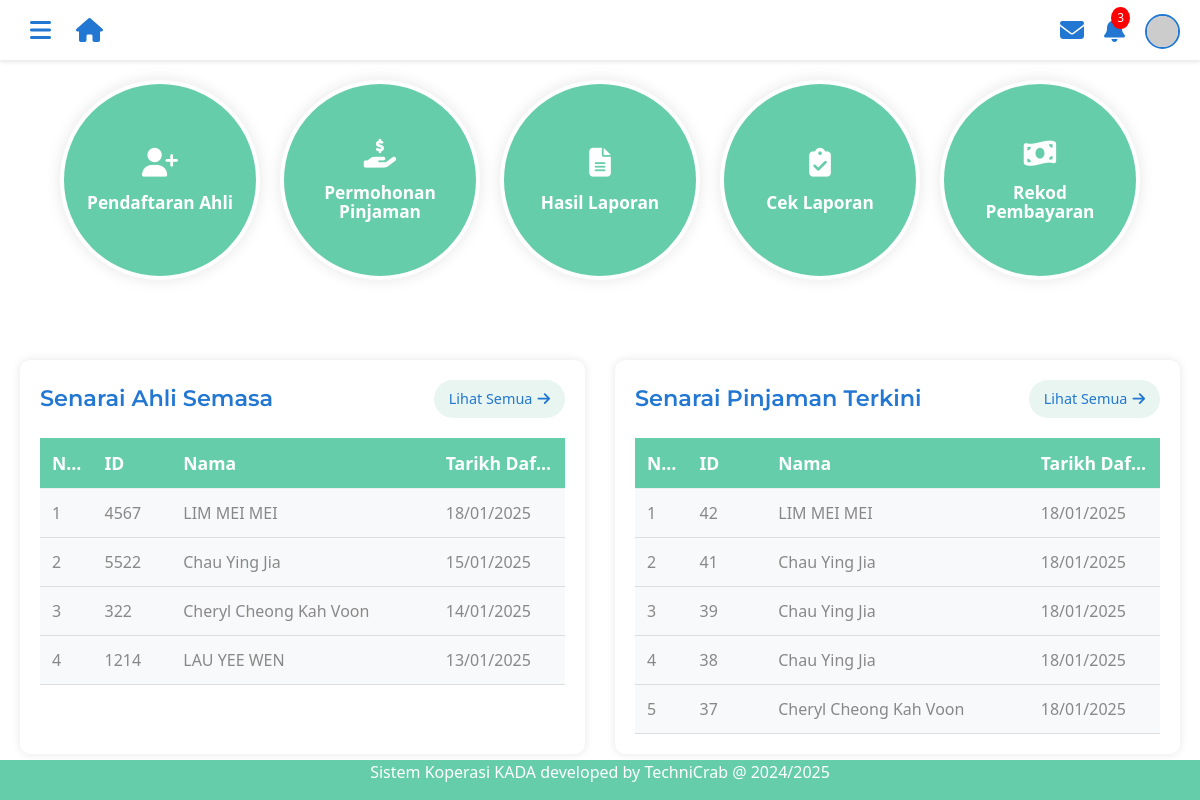
Page /adminmainpage.php (signed in) on the committed database.
### tables this page shows
CREATE TABLE `tb_member` (
  `employeeID` int(4) NOT NULL,
  `memberName` varchar(255) NOT NULL,
  `email` varchar(255) DEFAULT NULL COMMENT 'Email address',
  `ic` varchar(20) NOT NULL,
  `maritalStatus` varchar(20) NOT NULL,
  `sex` varchar(10) DEFAULT NULL,
  `religion` varchar(50) DEFAULT NULL,
  `nation` varchar(50) DEFAULT NULL,
  `no_pf` varchar(50) DEFAULT NULL,
  `position` varchar(100) DEFAULT NULL COMMENT 'Job position',
  `phoneNumber` varchar(20) DEFAULT NULL COMMENT 'Primary contact number',
  `phoneHome` varchar(20) DEFAULT NULL COMMENT 'Home contact number',
  `monthlySalary` decimal(10,2) DEFAULT NULL COMMENT 'Monthly salary amount',
  `created_at` timestamp NOT NULL DEFAULT current_timestamp(),
  `updated_at` timestamp NOT NULL DEFAULT current_timestamp() ON UPDATE current_timestamp()
);

CREATE TABLE `tb_loan` (
  `loanType` varchar(30) NOT NULL,
  `loanID` int(11) NOT NULL,
  `loanApplicationID` int(11) NOT NULL,
  `employeeID` int(4) NOT NULL,
  `amountRequested` decimal(10,2) NOT NULL COMMENT 'amount that want to pinjam',
  `financingPeriod` int(11) NOT NULL,
  `monthlyInstallments` decimal(10,2) NOT NULL,
  `employerName` varchar(100) NOT NULL,
  `employerIC` varchar(14) NOT NULL,
  `basicSalary` decimal(10,2) NOT NULL,
  `netSalary` decimal(10,2) NOT NULL,
  `basicSalaryFile` varchar(255) NOT NULL,
  `netSalaryFile` varchar(255) NOT NULL,
  `balance` decimal(10,2) DEFAULT NULL,
  `created_at` timestamp NOT NULL DEFAULT current_timestamp(),
  `updated_at` timestamp NOT NULL DEFAULT current_timestamp() ON UPDATE current_timestamp()
);

### adminmainpage.php (the view, shortened to what this page needs)
<!DOCTYPE html>
<html lang="en">
<head>
  <link href="css/bootstrap.min (1).css" rel="stylesheet">
  <link rel="stylesheet" href="https://cdnjs.cloudflare.com/ajax/libs/font-awesome/6.5.1/css/all.min.css">
</head>
<body>
    <?php
    include "headeradmin.php";
    ?>
    <div class="circle-container">
        <a href="senaraiPermohonanAhli.php" class="circle">
            <div class="circle-content">
                <i class="fas fa-user-plus mb-2"></i>
                <span>Pendaftaran Ahli</span>
            </div>
        </a>
        <a href="senaraiPermohonanPinjaman.php" class="circle">
            <div class="circle-content">
                <i class="fas fa-hand-holding-usd mb-2"></i>
                <span>Permohonan Pinjaman</span>
            </div>
        </a>
        <a href="hasilreport.php" class="circle">
            <div class="circle-content">
                <i class="fas fa-file-alt mb-2"></i>
                <span>Hasil Laporan</span>
            </div>
        </a>
        <a href="adminviewreport.php" class="circle">
            <div class="circle-content">
                <i class="fas fa-clipboard-check mb-2"></i>
                <span>Cek Laporan</span>
            </div>
        </a>
        <a href="admin_upload_payment.php" class="circle">
            <div class="circle-content">
                <i class="fas fa-money-bill-wave mb-2"></i>
                <span>Rekod Pembayaran</span>
            </div>
        </a>
    </div>
    <div class="tables-container">
        <div class="table-wrapper">
            <div class="table-header">
                <h3>Senarai Ahli Semasa</h3>
                <a href="senaraiahli.php" class="see-more-link">
                    Lihat Semua <i class="fas fa-arrow-right"></i>
                </a>
            </div>
            <table class="custom-table">
                <thead>
                    <tr>
                        <th>No.</th>
                        <th>ID</th>
                        <th>Nama</th>
                        <th>Tarikh Daftar</th>
                    </tr>
                </thead>
                <tbody>
                    <?php
                    include 'dbconnect.php';
                    $sql = "SELECT employeeID,memberName, created_at FROM tb_member ORDER BY created_at DESC LIMIT 5";
                    $result = $conn->query($sql);
                    if ($result->num_rows > 0) {
                        $count = 1;
                        while($row = $result->fetch_assoc()) {
                            echo "<tr>";
                            echo "<td>" . $count . "</td>";
                            echo "<td>" . $row['employeeID'] . "</td>";
                            echo "<td>" . $row['memberName'] . "</td>";
                            echo "<td>" . date('d/m/Y', strtotime($row['created_at'])) . "</td>";
                            echo "</tr>";
                            $count++;
                        }
                    } else {
                        echo "<tr><td colspan='3'>Tiada rekod ditemui</td></tr>";
                    }
                    ?>
                </tbody>
            </table>
        </div>
        <div class="table-wrapper">
            <div class="table-header">
                <h3>Senarai Pinjaman Terkini</h3>
                <a href="senaraipembiayaan.php" class="see-more-link">
                    Lihat Semua <i class="fas fa-arrow-right"></i>
                </a>
            </div>
            <table class="custom-table">
                <thead>
                    <tr>
                        <th>No.</th>
                        <th>ID</th>
                        <th>Nama</th>
                        <th>Tarikh Daftar</th>
                    </tr>
                </thead>
                <tbody>
                    <?php
                    include 'dbconnect.php';
                    $sql = "SELECT l.loanApplicationID, m.memberName, l.created_at
                           FROM tb_loan l
                           JOIN tb_member m ON l.employeeID = m.employeeID
                           ORDER BY l.loanApplicationID DESC LIMIT 5";
                    $result = $conn->query($sql);
                    if ($result->num_rows > 0) {
                        $count = 1;
                        while($row = $result->fetch_assoc()) {
                            echo "<tr>";
                            echo "<td>" . $count . "</td>";
                            echo "<td>" . $row['loanApplicationID'] . "</td>";
                            echo "<td>" . $row['memberName'] . "</td>";
                            echo "<td>" . date('d/m/Y', strtotime($row['created_at'])) . "</td>";
                            echo "</tr>";
                            $count++;
                        }
                    } else {
                        echo "<tr><td colspan='4'>Tiada rekod ditemui</td></tr>";
                    }
                    ?>
                </tbody>
            </table>
        </div>
    </div>
    <?php include "footer.php"; ?>
</body>
</html>

### headeradmin.php (style rules this page uses)
.tables-container { display: flex; gap: 30px; padding: 20px; margin-left: 0; margin-top: -50px; justify-content: space-between; max-width: 100%; flex-wrap: nowrap; transition: all 0.3s ease-in-out; }
.table-wrapper { flex: 1; background: white; padding: 20px; border-radius: 10px; box-shadow: 0 0 10px rgba(0,0,0,0.1); min-width: 0; }
.table-header { display: flex; justify-content: space-between; align-items: center; margin-bottom: 20px; }
.table-header h3 { color: rgb(34, 119, 210); margin: 0; }
.custom-table { width: 100%; border-collapse: collapse; table-layout: fixed; }
.custom-table th, .custom-table td { padding: 12px; text-align: left; overflow: hidden; text-overflow: ellipsis; white-space: nowrap; }
.custom-table th { background-color: MediumAquamarine; color: white; }
.custom-table td { border-bottom: 1px solid #ddd; }
.custom-table th:nth-child(1), .custom-table td:nth-child(1) { width: 20%; }
.custom-table th:nth-child(2), .custom-table td:nth-child(2) { width: 35%; }
.custom-table th:nth-child(3), .custom-table td:nth-child(3) { width: 20%; }
.custom-table th:nth-child(4), .custom-table td:nth-child(4) { width: 25%; }
.see-more-link { color: rgb(34, 119, 210); text-decoration: none; font-size: 0.9rem; display: flex; align-items: center; gap: 5px; }
@media screen and (max-width: 1400px) { .tables-container { flex-direction: row; margin-top: 0; flex-wrap: nowrap; padding-top: 0; } }
.circle-content { display: flex; flex-direction: column; align-items: center; justify-content: center; text-align: center; gap: 8px; max-width: 100%; }
.circle i { font-size: 1.8rem; margin-bottom: 3px; }
.circle span { display: block; line-height: 1.1; font-size: 0.9em; word-wrap: break-word; max-width: 100%; }
body { transition: all 0.3s ease-in-out; }

### rows in the picture
tb_member: employeeID "4567", memberName "LIM MEI MEI", created_at "18/01/2025"
tb_member: employeeID "5522", memberName "Chau Ying Jia", created_at "15/01/2025"
tb_member: employeeID "322", memberName "Cheryl Cheong Kah Voon", created_at "14/01/2025"
tb_member: employeeID "1214", memberName "LAU YEE WEN", created_at "13/01/2025"
tb_loan: loanApplicationID "42", tb_member.memberName "LIM MEI MEI", created_at "18/01/2025"
tb_loan: loanApplicationID "41", tb_member.memberName "Chau Ying Jia", created_at "18/01/2025"
tb_loan: loanApplicationID "39", tb_member.memberName "Chau Ying Jia", created_at "18/01/2025"
tb_loan: loanApplicationID "38", tb_member.memberName "Chau Ying Jia", created_at "18/01/2025"
tb_loan: loanApplicationID "37", tb_member.memberName "Cheryl Cheong Kah Voon", created_at "18/01/2025"
